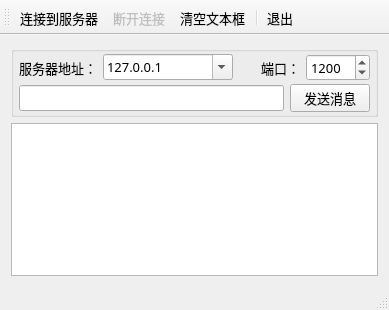
<?xml version="1.0" encoding="UTF-8"?>
<ui version="4.0">
 <class>MainWindow</class>
 <widget class="QMainWindow" name="MainWindow">
  <property name="geometry">
   <rect>
    <x>0</x>
    <y>0</y>
    <width>389</width>
    <height>310</height>
   </rect>
  </property>
  <property name="font">
   <font>
    <family>宋体</family>
    <pointsize>10</pointsize>
   </font>
  </property>
  <property name="windowTitle">
   <string>MonitorClient</string>
  </property>
  <widget class="QWidget" name="centralWidget">
   <layout class="QVBoxLayout" name="verticalLayout_2">
    <item>
     <widget class="QGroupBox" name="groupBox">
      <property name="title">
       <string/>
      </property>
      <layout class="QVBoxLayout" name="verticalLayout">
       <property name="spacing">
        <number>3</number>
       </property>
       <property name="leftMargin">
        <number>5</number>
       </property>
       <property name="topMargin">
        <number>2</number>
       </property>
       <property name="rightMargin">
        <number>5</number>
       </property>
       <property name="bottomMargin">
        <number>2</number>
       </property>
       <item>
        <layout class="QHBoxLayout" name="horizontalLayout_2">
         <item>
          <widget class="QLabel" name="label">
           <property name="text">
            <string>服务器地址：</string>
           </property>
          </widget>
         </item>
         <item>
          <widget class="QComboBox" name="comboServer">
           <property name="minimumSize">
            <size>
             <width>130</width>
             <height>0</height>
            </size>
           </property>
           <property name="editable">
            <bool>true</bool>
           </property>
           <item>
            <property name="text">
             <string>127.0.0.1</string>
            </property>
           </item>
           <item>
            <property name="text">
             <string>localHost</string>
            </property>
           </item>
          </widget>
         </item>
         <item>
          <widget class="QLabel" name="label_2">
           <property name="text">
            <string>端口：</string>
           </property>
           <property name="alignment">
            <set>Qt::AlignRight|Qt::AlignTrailing|Qt::AlignVCenter</set>
           </property>
          </widget>
         </item>
         <item>
          <widget class="QSpinBox" name="spinPort">
           <property name="minimumSize">
            <size>
             <width>0</width>
             <height>0</height>
            </size>
           </property>
           <property name="minimum">
            <number>1</number>
           </property>
           <property name="maximum">
            <number>65535</number>
           </property>
           <property name="value">
            <number>1200</number>
           </property>
          </widget>
         </item>
        </layout>
       </item>
       <item>
        <layout class="QHBoxLayout" name="horizontalLayout">
         <item>
          <widget class="QLineEdit" name="editMsg"/>
         </item>
         <item>
          <widget class="QPushButton" name="btnSend">
           <property name="text">
            <string>发送消息</string>
           </property>
          </widget>
         </item>
        </layout>
       </item>
      </layout>
     </widget>
    </item>
    <item>
     <widget class="QPlainTextEdit" name="plainTextEdit"/>
    </item>
   </layout>
  </widget>
  <widget class="QMenuBar" name="menuBar">
   <property name="geometry">
    <rect>
     <x>0</x>
     <y>0</y>
     <width>389</width>
     <height>26</height>
    </rect>
   </property>
  </widget>
  <widget class="QToolBar" name="mainToolBar">
   <property name="toolButtonStyle">
    <enum>Qt::ToolButtonTextUnderIcon</enum>
   </property>
   <attribute name="toolBarArea">
    <enum>TopToolBarArea</enum>
   </attribute>
   <attribute name="toolBarBreak">
    <bool>false</bool>
   </attribute>
   <addaction name="actConnect"/>
   <addaction name="actDisconnect"/>
   <addaction name="actClear"/>
   <addaction name="separator"/>
   <addaction name="actQuit"/>
  </widget>
  <widget class="QStatusBar" name="statusBar"/>
  <action name="actConnect">
   <property name="icon">
    <iconset resource="res.qrc">
     <normaloff>:/images/images/051.JPG</normaloff>:/images/images/051.JPG</iconset>
   </property>
   <property name="text">
    <string>连接到服务器</string>
   </property>
   <property name="toolTip">
    <string>连接到Monitor服务器</string>
   </property>
  </action>
  <action name="actDisconnect">
   <property name="enabled">
    <bool>false</bool>
   </property>
   <property name="icon">
    <iconset resource="res.qrc">
     <normaloff>:/images/images/075.JPG</normaloff>:/images/images/075.JPG</iconset>
   </property>
   <property name="text">
    <string>断开连接</string>
   </property>
   <property name="toolTip">
    <string>断开TCP连接</string>
   </property>
  </action>
  <action name="actQuit">
   <property name="icon">
    <iconset resource="res.qrc">
     <normaloff>:/images/images/132.bmp</normaloff>:/images/images/132.bmp</iconset>
   </property>
   <property name="text">
    <string>退出</string>
   </property>
   <property name="toolTip">
    <string>退出本窗口</string>
   </property>
  </action>
  <action name="actClear">
   <property name="icon">
    <iconset resource="res.qrc">
     <normaloff>:/images/images/212.bmp</normaloff>:/images/images/212.bmp</iconset>
   </property>
   <property name="text">
    <string>清空文本框</string>
   </property>
   <property name="toolTip">
    <string>清空文本框</string>
   </property>
  </action>
 </widget>
 <layoutdefault spacing="6" margin="11"/>
 <resources>
  <include location="res.qrc"/>
 </resources>
 <connections>
  <connection>
   <sender>actQuit</sender>
   <signal>triggered()</signal>
   <receiver>MainWindow</receiver>
   <slot>close()</slot>
   <hints>
    <hint type="sourcelabel">
     <x>-1</x>
     <y>-1</y>
    </hint>
    <hint type="destinationlabel">
     <x>326</x>
     <y>237</y>
    </hint>
   </hints>
  </connection>
 </connections>
</ui>
